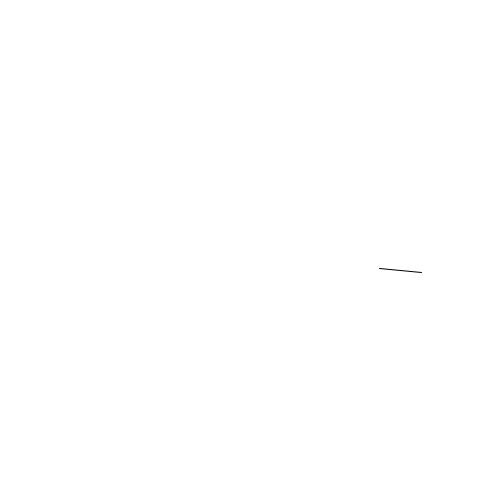
Frame 1 (no input)
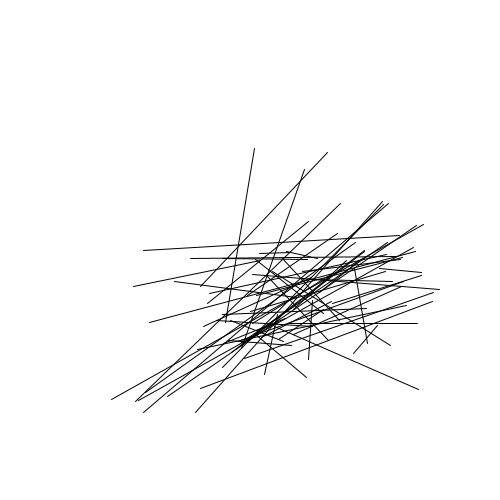
Frame 60 (the mouse pressed at the canvas centre just before this capture)
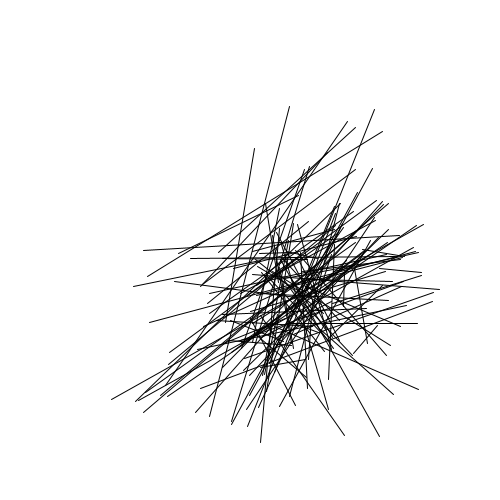
Frame 120 (the mouse held since frame 60 and released just before this capture)

The Processing sketch that drew these frames (run headless with seeded random() and noise(); from frame 60 on, the mouse is pressed at the canvas centre):

// Processing sketch: processing_52092
// ── processing_52092.pde

//--------------------------------------
// computer art 2012
// by antonio at 0280.org/processing
//---------------------------------------
// Lissajou Oscillation
//---------------------------------------

void setup() {
       size(500, 500);
       //noLoop();
       background(255);
       smooth();
       stroke (0); 
       strokeWeight(1);
       frameRate(120);
}
// variabili globali
float t = 0;
float ampx1 = 200;
float ampy1 = 150;
float omegax1 = 1;
float omegay1 = 6;
float phix1 = 0.0;
float phiy1 = 0.5;
float ampx2 = 180;
float ampy2 = 200;
float omegax2 = 6;
float omegay2 = 1;
float phix2 = 0.0;
float phiy2 = 0.5;
float velocity = 0.01;
int iterations = 1000;

void draw() {
  if (frameCount < iterations) {
    	    float x1 = random(ampx1)*cos(omegax1*t+phix1)+width/2;
    	    float y1 = random(ampy1)*sin(omegay1*t+phiy1)+height/2;
    	    float x2 = random(ampx2)*cos(omegax2*t+phix2)+width/2;
    	    float y2 = random(ampy2)*sin(omegay2*t+phiy2)+height/2;
    	    t += velocity;
            line(x1,y1,x2,y2);
  }
}
